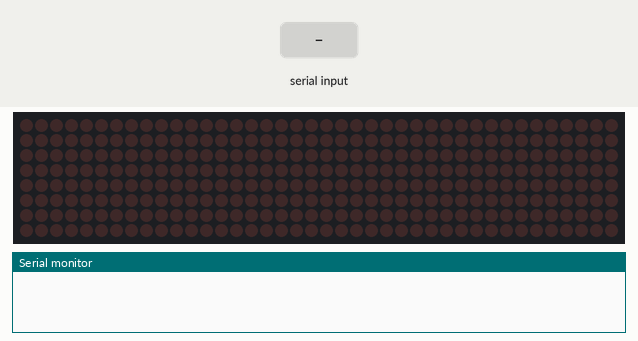
The sketch below on a simulated Arduino Uno, built with avr-gcc and run on an emulated ATmega328P. On the bench: 40×8 LED matrix, the last lines printed to the serial monitor. The inputs (shaded band) are chosen by the test bench.

Above: at 1.2 s.
1.3 s: "1\n" received over Serial
At 1.74 s:
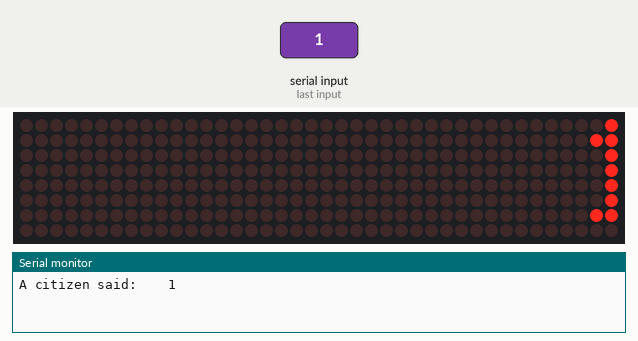
3.4 s: byte 48 ('0') received over Serial
At 3.77 s:
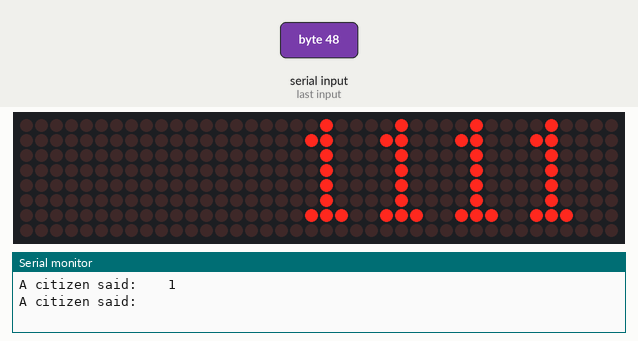
5.3 s: "2\n" received over Serial
At 5.57 s:
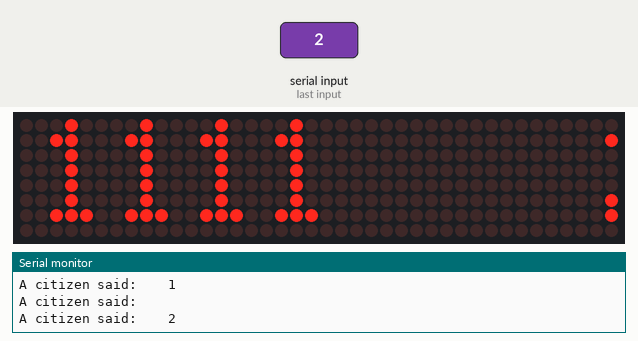
7.1 s: "0\n" received over Serial
At 7.48 s:
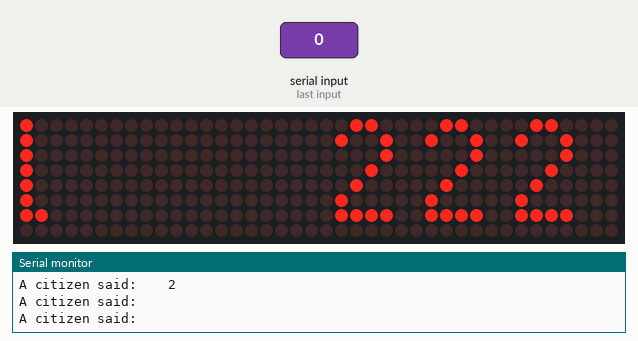
8.9 s: "1\n" received over Serial
At 9.18 s:
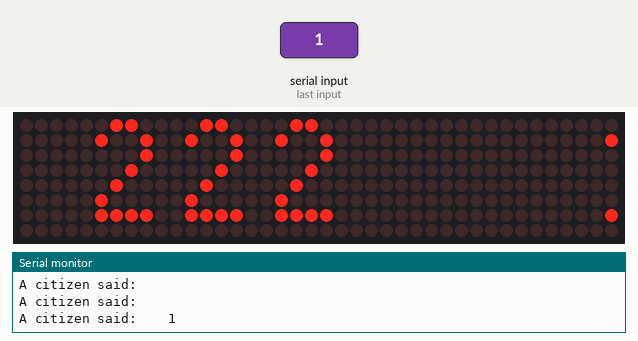
10.7 s: byte 48 ('0') received over Serial
At 11.3 s:
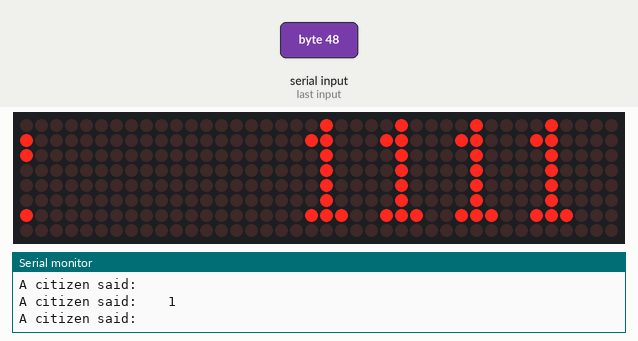

Measured:
- after the input at 1.3 s, the display: first changes after 0.30 s (image 1 shows a later state)
- after the input at 3.4 s, the display: first differs from a run without the input after 0.32 s (image 2)
- after the input at 5.3 s, the display: first differs from a run without the input after 0.22 s (image 3)
- after the input at 7.1 s, the display: first differs from a run without the input after 0.33 s (image 4)
- after the input at 8.9 s, the display: first differs from a run without the input after 0.23 s (image 5)
- after the input at 10.7 s, the display: first differs from a run without the input after 0.55 s (image 6)

The sketch:

scrolling_Matrix.ino
```cpp
#include "MaxMatrix.h"
#include "avr/pgmspace.h"
#include "LedControl.h"

PROGMEM const unsigned char CH[] = {
3, 8, B00000000, B00000000, B00000000, B00000000, B00000000, // space
1, 8, B01011111, B00000000, B00000000, B00000000, B00000000, // !
3, 8, B00000011, B00000000, B00000011, B00000000, B00000000, // "
5, 8, B00010100, B00111110, B00010100, B00111110, B00010100, // #
4, 8, B00100100, B01101010, B00101011, B00010010, B00000000, // $
5, 8, B01100011, B00010011, B00001000, B01100100, B01100011, // %
5, 8, B00110110, B01001001, B01010110, B00100000, B01010000, // &
1, 8, B00000011, B00000000, B00000000, B00000000, B00000000, // '
3, 8, B00011100, B00100010, B01000001, B00000000, B00000000, // (
3, 8, B01000001, B00100010, B00011100, B00000000, B00000000, // )
5, 8, B00101000, B00011000, B00001110, B00011000, B00101000, // *
5, 8, B00001000, B00001000, B00111110, B00001000, B00001000, // +
2, 8, B10110000, B01110000, B00000000, B00000000, B00000000, // ,
4, 8, B00001000, B00001000, B00001000, B00001000, B00000000, // -
2, 8, B01100000, B01100000, B00000000, B00000000, B00000000, // .
4, 8, B01100000, B00011000, B00000110, B00000001, B00000000, // /
4, 8, B00111110, B01000001, B01000001, B00111110, B00000000, // 0
3, 8, B01000010, B01111111, B01000000, B00000000, B00000000, // 1
4, 8, B01100010, B01010001, B01001001, B01000110, B00000000, // 2
4, 8, B00100010, B01000001, B01001001, B00110110, B00000000, // 3
4, 8, B00011000, B00010100, B00010010, B01111111, B00000000, // 4
4, 8, B00100111, B01000101, B01000101, B00111001, B00000000, // 5
4, 8, B00111110, B01001001, B01001001, B00110000, B00000000, // 6
4, 8, B01100001, B00010001, B00001001, B00000111, B00000000, // 7
4, 8, B00110110, B01001001, B01001001, B00110110, B00000000, // 8
4, 8, B00000110, B01001001, B01001001, B00111110, B00000000, // 9
2, 8, B01010000, B00000000, B00000000, B00000000, B00000000, // :
2, 8, B10000000, B01010000, B00000000, B00000000, B00000000, // ;
3, 8, B00010000, B00101000, B01000100, B00000000, B00000000, // <
3, 8, B00010100, B00010100, B00010100, B00000000, B00000000, // =
3, 8, B01000100, B00101000, B00010000, B00000000, B00000000, // >
4, 8, B00000010, B01011001, B00001001, B00000110, B00000000, // ?
5, 8, B00111110, B01001001, B01010101, B01011101, B00001110, // @
4, 8, B01111110, B00010001, B00010001, B01111110, B00000000, // A
4, 8, B01111111, B01001001, B01001001, B00110110, B00000000, // B
4, 8, B00111110, B01000001, B01000001, B00100010, B00000000, // C
4, 8, B01111111, B01000001, B01000001, B00111110, B00000000, // D
4, 8, B01111111, B01001001, B01001001, B01000001, B00000000, // E
4, 8, B01111111, B00001001, B00001001, B00000001, B00000000, // F
4, 8, B00111110, B01000001, B01001001, B01111010, B00000000, // G
4, 8, B01111111, B00001000, B00001000, B01111111, B00000000, // H
3, 8, B01000001, B01111111, B01000001, B00000000, B00000000, // I
4, 8, B00110000, B01000000, B01000001, B00111111, B00000000, // J
4, 8, B01111111, B00001000, B00010100, B01100011, B00000000, // K
4, 8, B01111111, B01000000, B01000000, B01000000, B00000000, // L
5, 8, B01111111, B00000010, B00001100, B00000010, B01111111, // M
5, 8, B01111111, B00000100, B00001000, B00010000, B01111111, // N
4, 8, B00111110, B01000001, B01000001, B00111110, B00000000, // O
4, 8, B01111111, B00001001, B00001001, B00000110, B00000000, // P
4, 8, B00111110, B01000001, B01000001, B10111110, B00000000, // Q
4, 8, B01111111, B00001001, B00001001, B01110110, B00000000, // R
4, 8, B01000110, B01001001, B01001001, B00110010, B00000000, // S
5, 8, B00000001, B00000001, B01111111, B00000001, B00000001, // T
4, 8, B00111111, B01000000, B01000000, B00111111, B00000000, // U
5, 8, B00001111, B00110000, B01000000, B00110000, B00001111, // V
5, 8, B00111111, B01000000, B00111000, B01000000, B00111111, // W
5, 8, B01100011, B00010100, B00001000, B00010100, B01100011, // X
5, 8, B00000111, B00001000, B01110000, B00001000, B00000111, // Y
4, 8, B01100001, B01010001, B01001001, B01000111, B00000000, // Z
2, 8, B01111111, B01000001, B00000000, B00000000, B00000000, // [
4, 8, B00000001, B00000110, B00011000, B01100000, B00000000, // \ backslash
2, 8, B01000001, B01111111, B00000000, B00000000, B00000000, // ]
3, 8, B00000010, B00000001, B00000010, B00000000, B00000000, // hat
4, 8, B01000000, B01000000, B01000000, B01000000, B00000000, // _
2, 8, B00000001, B00000010, B00000000, B00000000, B00000000, // `
4, 8, B00100000, B01010100, B01010100, B01111000, B00000000, // a
4, 8, B01111111, B01000100, B01000100, B00111000, B00000000, // b
4, 8, B00111000, B01000100, B01000100, B00101000, B00000000, // c
4, 8, B00111000, B01000100, B01000100, B01111111, B00000000, // d
4, 8, B00111000, B01010100, B01010100, B00011000, B00000000, // e
3, 8, B00000100, B01111110, B00000101, B00000000, B00000000, // f
4, 8, B10011000, B10100100, B10100100, B01111000, B00000000, // g
4, 8, B01111111, B00000100, B00000100, B01111000, B00000000, // h
3, 8, B01000100, B01111101, B01000000, B00000000, B00000000, // i
4, 8, B01000000, B10000000, B10000100, B01111101, B00000000, // j
4, 8, B01111111, B00010000, B00101000, B01000100, B00000000, // k
3, 8, B01000001, B01111111, B01000000, B00000000, B00000000, // l
5, 8, B01111100, B00000100, B01111100, B00000100, B01111000, // m
4, 8, B01111100, B00000100, B00000100, B01111000, B00000000, // n
4, 8, B00111000, B01000100, B01000100, B00111000, B00000000, // o
4, 8, B11111100, B00100100, B00100100, B00011000, B00000000, // p
4, 8, B00011000, B00100100, B00100100, B11111100, B00000000, // q
4, 8, B01111100, B00001000, B00000100, B00000100, B00000000, // r
4, 8, B01001000, B01010100, B01010100, B00100100, B00000000, // s
3, 8, B00000100, B00111111, B01000100, B00000000, B00000000, // t
4, 8, B00111100, B01000000, B01000000, B01111100, B00000000, // u
5, 8, B00011100, B00100000, B01000000, B00100000, B00011100, // v
5, 8, B00111100, B01000000, B00111100, B01000000, B00111100, // w
5, 8, B01000100, B00101000, B00010000, B00101000, B01000100, // x
4, 8, B10011100, B10100000, B10100000, B01111100, B00000000, // y
3, 8, B01100100, B01010100, B01001100, B00000000, B00000000, // z
3, 8, B00001000, B00110110, B01000001, B00000000, B00000000, // {
1, 8, B01111111, B00000000, B00000000, B00000000, B00000000, // |
3, 8, B01000001, B00110110, B00001000, B00000000, B00000000, // }
4, 8, B00001000, B00000100, B00001000, B00000100, B00000000, // ~
};

int data = 8;    // DIN pin of MAX7219 module
int load = 9;    // CS pin of MAX7219 module
int clock = 10;  // CLK pin of MAX7219 module
LedControl lc=LedControl(8,10,9,5);
int maxInUse = 5;  //how many MAX7219 are connected


MaxMatrix m(data, load, clock, maxInUse); // define Library

byte buffer[10];
const byte numChars = 32;
char receivedChars[numChars]; // an array to store the received data

boolean newData = false;
int shut = 0;

//char string1[] = " I love burgers!          ";  // Scrolling Text


void setup(){
  Serial.begin(9600);
  m.init(); // module MAX7219
  m.setIntensity(5); // LED Intensity 0-15
}

void loop(){

  recvWithEndMarker();
  showNewData();
  byte c;
  delay(100);
  m.shiftLeft(false, true);
  printStringWithShift(receivedChars, 100);  // Send scrolling Text

}

void recvWithEndMarker() {
    static byte ndx = 0;
    char endMarker = '\n';
    char rc;

    while (Serial.available() > 0 && newData == false) {


      rc = Serial.read();

        if (rc != endMarker && rc != '0') {
            receivedChars[ndx] = rc;
            ndx++;
            if (ndx >= numChars) {
                ndx = numChars - 1;
            }
            for(int d=0;d<5;d++){
                lc.shutdown(d,false);
                }
            }
        else {
            receivedChars[ndx] = '\0'; // terminate the string
            ndx = 0;
            newData = true;

        }

        if (rc == '0'){
          for(int d=0;d<5;d++){
            lc.shutdown(d,true);
          }

        }

    }
}

void showNewData(){
    if (newData == true) {
        Serial.print("A citizen said:    ");
        Serial.println(receivedChars);
        newData = false;
        //shut--;
    }

}

// Put extracted character on Display
void printCharWithShift(char c, int shift_speed){
  if (c < 32) return;
  c -= 32;
  memcpy_P(buffer, CH + 7*c, 7);
  m.writeSprite(maxInUse*8, 0, buffer);
  m.setColumn(maxInUse*8 + buffer[0], 0);

  for (int i = 0; i < buffer[0]+1; i++)
  {
    delay(shift_speed);
    m.shiftLeft(false, false);
  }
}

// Extract characters from Scrolling text
void printStringWithShift(char* s, int shift_speed){
  while (*s != 0){
    printCharWithShift(*s, shift_speed);
    s++;
  }
}
```
